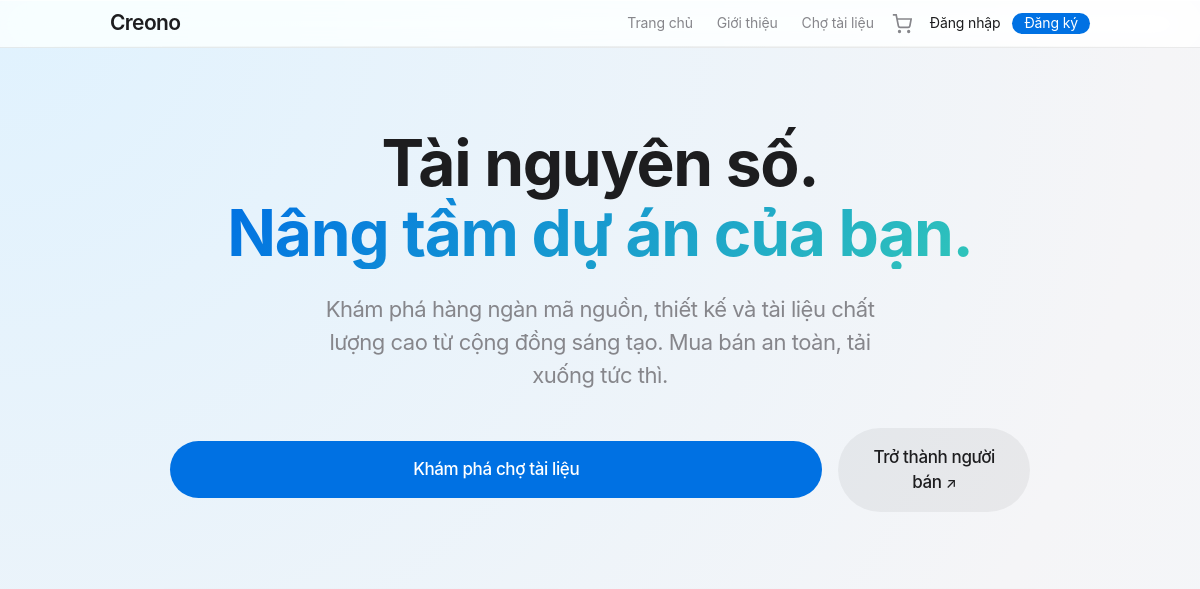
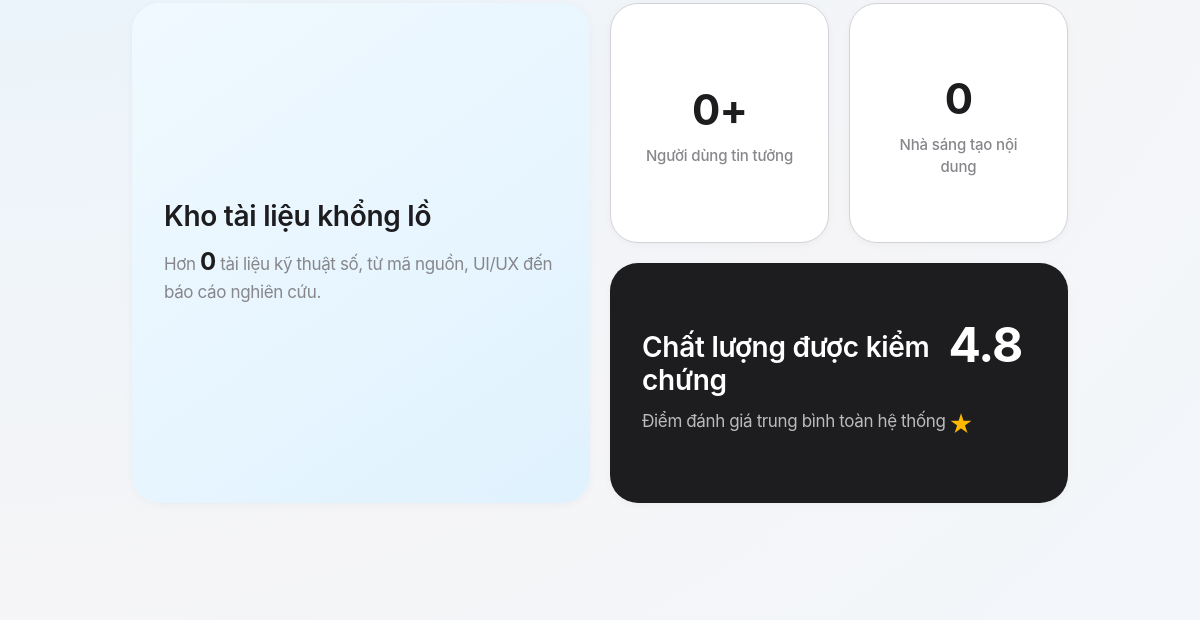
/ (upper part), run on an earlier commit of the app's database (2 pictures, top to bottom).
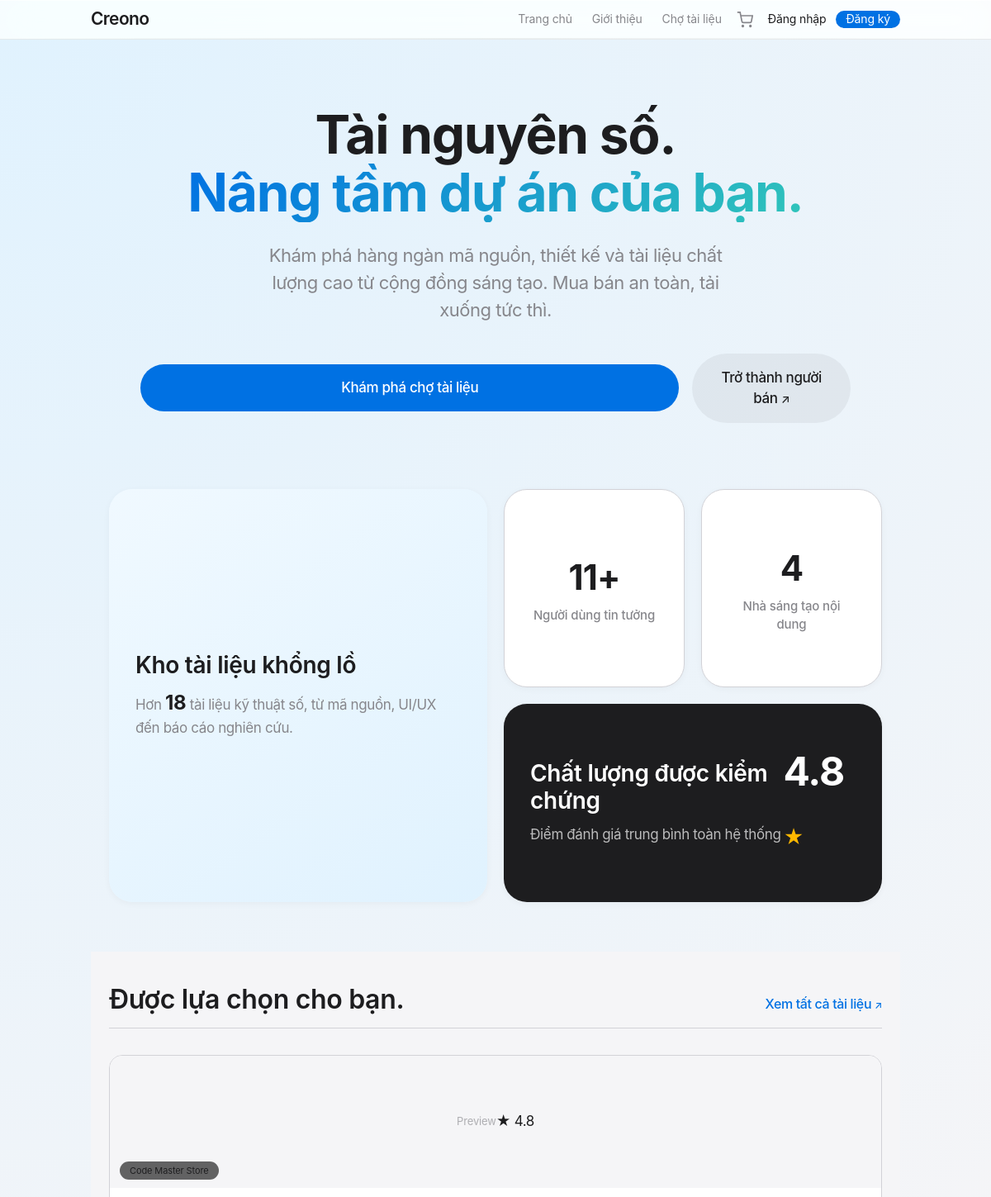
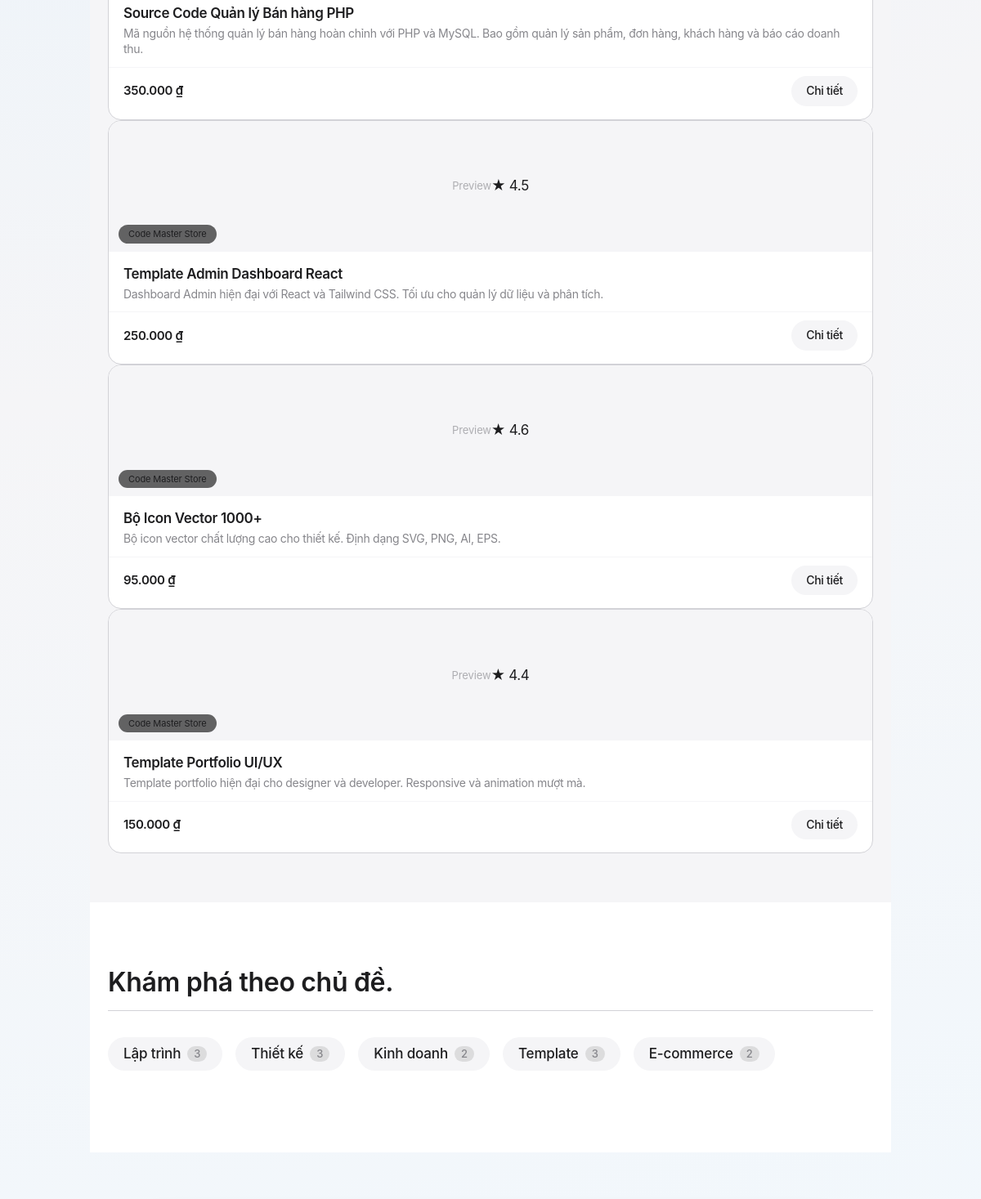
And on a later commit of the database (2 pictures, top to bottom).
### tables this page shows
CREATE TABLE products (
    id BIGINT AUTO_INCREMENT PRIMARY KEY,
    store_id BIGINT NOT NULL,
    category_id BIGINT DEFAULT NULL,
    title VARCHAR(255) NOT NULL,
    description TEXT DEFAULT NULL,
    price DECIMAL(19,4) NOT NULL,
    preview_url VARCHAR(500) DEFAULT NULL,
    rating DECIMAL(3,2) DEFAULT 0.00,
    review_count INT DEFAULT 0,
    download_count INT DEFAULT 0,
    status TINYINT DEFAULT 1 COMMENT '1:Pending, 2:Approved, 3:Rejected',
    deleted_at DATETIME DEFAULT NULL,
    created_at DATETIME DEFAULT CURRENT_TIMESTAMP,
    CONSTRAINT fk_product_store FOREIGN KEY (store_id) REFERENCES stores(id),
    CONSTRAINT fk_product_category FOREIGN KEY (category_id) REFERENCES categories(id) ON DELETE SET NULL
);

CREATE TABLE stores (
    id BIGINT AUTO_INCREMENT PRIMARY KEY,
    user_id BIGINT NOT NULL,
    name VARCHAR(255) NOT NULL,
    status TINYINT DEFAULT 1,
    CONSTRAINT fk_store_user FOREIGN KEY (user_id) REFERENCES users(id)
);

CREATE TABLE categories (
    id BIGINT AUTO_INCREMENT PRIMARY KEY,
    name VARCHAR(100) NOT NULL,
    slug VARCHAR(100) NOT NULL UNIQUE,
    description TEXT DEFAULT NULL,
    sort_order INT DEFAULT 0,
    created_at DATETIME DEFAULT CURRENT_TIMESTAMP
);

### app/Controllers/Pages.php (called while the page is built, shortened)
<?php
class Pages extends Controller
{
    private Product $productModel;
    private Category $categoryModel;
    private Testimonial $testimonialModel;
    private User $userModel;
    public function __construct()
    {
        $this->productModel = $this->model('Product');
        $this->categoryModel = $this->model('Category');
        $this->testimonialModel = $this->model('Testimonial');
        $this->userModel = $this->model('User');
    }
    public function index()
    {
        $featuredProducts = $this->productModel->getProducts();
        $categories = $this->categoryModel->getCategoriesWithProducts();
        $testimonials = $this->testimonialModel->getFeatured(3);
        $stats = [
            'products' => $this->productModel->getTotalProducts(),
            'users' => $this->userModel->getTotalUsers(),
            'sellers' => $this->userModel->getTotalSellers(),
            'rating' => '4.8'
        ];
        $data = [
            'title' => 'Chào mừng đến với Creono',
            'description' => 'Nền tảng mua bán tài liệu số C2C hàng đầu.',
            'featured_products' => $featuredProducts,
            'categories' => $categories,
            'testimonials' => $testimonials,
            'stats' => $stats
        ];
        $this->view('pages/index', $data);
    }
}

### app/Core/App.php (called while the page is built, shortened)
<?php
class App {
    protected $currentController = 'Pages';
    protected $currentMethod = 'index';
    public function __construct() {
        $url = $this->getUrl();
        $controllerPath = '../app/Controllers/';
        if (isset($url[0]) && is_dir($controllerPath . ucwords($url[0])) && isset($url[1]) && file_exists($controllerPath . ucwords($url[0]) . '/' . ucwords($url[1]) . '.php')) {
            $subFolder = ucwords($url[0]);
            $this->currentController = ucwords($url[1]);
            $controllerFile = $controllerPath . $subFolder . '/' . $this->currentController . '.php';
            unset($url[0], $url[1]);
            require_once $controllerFile;
            $this->currentController = new $this->currentController;
            if (isset($url[2])) {
                if (!in_array(strtolower($url[2]), ['view', 'model']) && method_exists($this->currentController, $url[2])) {
                    $this->currentMethod = $url[2];
                    unset($url[2]);
                }
            } else {
                $this->currentMethod = 'index';
            }
        } else {
            if (isset($url[0]) && file_exists($controllerPath . ucwords($url[0]) . '.php')) {
                $this->currentController = ucwords($url[0]);
                unset($url[0]);
            }
            $this->currentController = new $this->currentController;
            if (isset($url[1])) {
                if (!in_array(strtolower($url[1]), ['view', 'model']) && method_exists($this->currentController, $url[1])) {
                    $this->currentMethod = $url[1];
                    unset($url[1]);
                }
            }
        }
        $this->params = $url ? array_values($url) : [];
        call_user_func_array([$this->currentController, $this->currentMethod], $this->params);
    }
    public function getUrl() {
        return ['Pages', 'index'];
    }
}

### public/index.php (called while the page is built, shortened)
<?php
require_once '../app/Core/Database.php';
require_once '../app/Core/BaseModel.php';
require_once '../app/Core/Controller.php';
require_once '../app/Core/App.php';
$init = new App();

### app/Core/Database.php (called while the page is built, shortened)
<?php
class Database {
    private $host = DB_HOST;
    private $user = DB_USER;
    private $pass = DB_PASS;
    private $dbname = DB_NAME;
    private $dbh;
    private $stmt;
    public function __construct() {
        $dsn = 'mysql:host=' . $this->host . ';dbname=' . $this->dbname . ';charset=utf8mb4';
        $options = array(
            PDO::ATTR_PERSISTENT => true,
            PDO::ATTR_ERRMODE => PDO::ERRMODE_EXCEPTION,
            PDO::ATTR_DEFAULT_FETCH_MODE => PDO::FETCH_OBJ
        );
        try {
            $this->dbh = new PDO($dsn, $this->user, $this->pass, $options);
        } catch (PDOException $e) {
            $this->error = $e->getMessage();
            die("Lỗi kết nối DB: " . $this->error);
        }
    }
    public function query($sql) {
        $this->stmt = $this->dbh->prepare($sql);
    }
    public function bind($param, $value, $type = null) {
        if (is_null($type)) {
            switch (true) {
                case is_int($value):
                    $type = PDO::PARAM_INT;
                    break;
            }
        }
        $this->stmt->bindValue($param, $value, $type);
    }
    public function execute() {
        return $this->stmt->execute();
    }
    public function resultSet() {
        $this->execute();
        return $this->stmt->fetchAll();
    }
    public function single() {
        $this->execute();
        return $this->stmt->fetch();
    }
}

### app/Models/Product.php (called while the page is built, shortened)
<?php
class Product extends BaseModel
{
    protected string $table = 'products';
    public function getProducts(
        string $search = '',
        int $categoryId = 0,
        string $sort = 'newest'
    ): array {
        $sql = "SELECT p.*,
                   u.name AS seller_name,
                   c.name AS category_name,
                   c.slug AS category_slug,
                   s.name AS store_name,
                   s.slug AS store_slug
            FROM products p
            JOIN stores s ON p.store_id = s.id
            JOIN users u ON s.user_id = u.id
            LEFT JOIN categories c ON p.category_id = c.id
            WHERE p.status = 2 AND p.deleted_at IS NULL";
        $params = [];
        $sql .= match ($sort) {
            'price_asc'  => " ORDER BY p.price ASC",
            'price_desc' => " ORDER BY p.price DESC",
            'popular'    => " ORDER BY p.download_count DESC",
            'rating'     => " ORDER BY p.rating DESC, p.review_count DESC",
            default      => " ORDER BY p.created_at DESC"
        };
        $this->db->query($sql);
        return $this->db->resultSet();
    }
    public function getTotalProducts(): int
    {
        $this->db->query("SELECT COUNT(*) as total FROM {$this->table} WHERE status = 2 AND deleted_at IS NULL");
        $result = $this->db->single();
        return $result ? (int) $result->total : 0;
    }
}

### app/Core/BaseModel.php (called while the page is built, shortened)
<?php
class BaseModel {
    public function __construct() {
        $this->db = new Database();
    }
}

### app/Models/Category.php (called while the page is built, shortened)
<?php
class Category extends BaseModel {
    protected string $table = 'categories';
    public function getCategoriesWithProducts(): array {
        $this->db->query("
            SELECT DISTINCT c.*, COUNT(p.id) as product_count
            FROM {$this->table} c
            LEFT JOIN products p ON p.category_id = c.id AND p.status = 2
            WHERE p.id IS NOT NULL
            GROUP BY c.id
            ORDER BY c.sort_order ASC
        ");
        return $this->db->resultSet();
    }
}

### app/Views/pages/index.php (the view, shortened to what the changed rows need)
<?php require APPROOT . '/Views/inc/header.php'; ?>
<section class="hero-section text-center">
    <div class="container">
        <div class="hero-content">
            <h1 class="hero-title">
                Tài nguyên số.<br>
                <span class="text-gradient">Nâng tầm dự án của bạn.</span>
            </h1>
            <p class="hero-desc">
                Khám phá hàng ngàn mã nguồn, thiết kế và tài liệu chất lượng cao từ cộng đồng sáng tạo. Mua bán an toàn, tải xuống tức thì.
            </p>
            <div class="hero-buttons">
                <a href="<?php echo URLROOT; ?>/products/index" class="btn btn-hero">Khám phá chợ tài liệu</a>
                <a href="<?php echo URLROOT; ?>/users/register" class="btn btn-outline btn-hero" style="border-color: transparent; background: rgba(0,0,0,0.05); color: var(--apple-black);">Trở thành người bán <span style="font-size: 14px;">↗</span></a>
            </div>
        </div>
    </div>
</section>
<section class="bento-section">
    <div class="container">
        <div class="bento-grid">
            <div class="bento-box bento-large bento-gradient-1">
                <div class="bento-content">
                    <h3 class="bento-title">Kho tài liệu khổng lồ</h3>
                    <p class="bento-text">Hơn <strong><?php echo number_format($data['stats']['products']); ?></strong> tài liệu kỹ thuật số, từ mã nguồn, UI/UX đến báo cáo nghiên cứu.</p>
                </div>
            </div>
            <div class="bento-box bento-medium">
                <div class="bento-content text-center">
                    <span class="stat-number"><?php echo number_format($data['stats']['users']); ?>+</span>
                    <span class="stat-label">Người dùng tin tưởng</span>
                </div>
            </div>
            <div class="bento-box bento-medium">
                <div class="bento-content text-center">
                    <span class="stat-number"><?php echo number_format($data['stats']['sellers']); ?></span>
                    <span class="stat-label">Nhà sáng tạo nội dung</span>
                </div>
            </div>
            <div class="bento-box bento-wide bento-dark">
                <div class="bento-content">
                    <div style="display: flex; justify-content: space-between; align-items: center;">
                        <div>
                            <h3 class="bento-title" style="color: #fff;">Chất lượng được kiểm chứng</h3>
                            <p class="bento-text" style="color: rgba(255,255,255,0.7);">Điểm đánh giá trung bình toàn hệ thống</p>
                        </div>
                        <div class="stat-number" style="color: #fff; font-size: 48px;">
                            <?php echo $data['stats']['rating']; ?> <span style="font-size: 24px; color: #ffb800;">★</span>
                        </div>
                    </div>
                </div>
            </div>
        </div>
    </div>
</section>
<?php if(!empty($data['featured_products'])) : ?>
<section class="featured-section">
    <div class="container">
        <div class="section-header">
            <h2>Được lựa chọn cho bạn.</h2>
            <a href="<?php echo URLROOT; ?>/products/index" class="view-all">Xem tất cả tài liệu <span style="font-size: 12px;">↗</span></a>
        </div>
        <div class="product-grid-home">
            <?php
            $count = 0;
            foreach($data['featured_products'] as $product) :
                if($count++ >= 4) break;
            ?>
                <div class="product-card interactive-hover">
                    <div class="product-image-wrapper">
                        <div class="product-placeholder">Preview</div>
                        <?php if (!empty($product->store_slug)): ?>
                            <a href="<?php echo URLROOT; ?>/storefront/<?php echo $product->store_slug; ?>" class="product-badge" style="text-decoration: none; color: inherit;">
                                <?php echo htmlspecialchars($product->store_name); ?>
                            </a>
                        <?php else: ?>
                            <span class="product-badge" style="text-decoration: none; color: inherit;">
                                <?php echo htmlspecialchars($product->store_name); ?>
                            </span>
                        <?php endif; ?>
                        <?php if($product->rating > 0) : ?>
                            <span class="product-rating">
                                ★ <?php echo number_format($product->rating, 1); ?>
                            </span>
                        <?php endif; ?>
                    </div>
                    <div class="product-content">
                        <h3 class="product-title"><?php echo htmlspecialchars($product->title); ?></h3>
                        <p class="product-desc"><?php echo htmlspecialchars($product->description ?? 'Tài liệu số chất lượng cao được kiểm duyệt trên Creono.'); ?></p>
                    </div>
                    <div class="product-footer">
                        <span class="product-price"><?php echo number_format($product->price, 0, ',', '.'); ?> ₫</span>
                        <a href="<?php echo URLROOT; ?>/products/detail/<?php echo $product->id; ?>" class="btn btn-outline" style="border: none; background: var(--apple-gray-bg); color: var(--apple-black); font-weight: 500;">Chi tiết</a>
                    </div>
                </div>
            <?php endforeach; ?>
        </div>
    </div>
</section>
<?php endif; ?>
<?php if(!empty($data['categories'])) : ?>
<section class="categories-section" style="background: #fff; padding: 80px 0;">
    <div class="container">
        <div class="section-header" style="text-align: left; margin-bottom: 32px;">
            <h2>Khám phá theo chủ đề.</h2>
        </div>
        <div class="categories-scroll">
            <div class="categories-flex">
                <?php foreach($data['categories'] as $category) : ?>
                    <a href="<?php echo URLROOT; ?>/products/index?category=<?php echo $category->slug; ?>" class="category-pill">
                        <span class="category-name"><?php echo htmlspecialchars($category->name); ?></span>
                        <span class="category-count"><?php echo $category->product_count; ?></span>
                    </a>
                <?php endforeach; ?>
            </div>
        </div>
    </div>
</section>
<?php endif; ?>
<section class="cta-section">
</section>
<?php require APPROOT . '/Views/inc/footer.php'; ?>

What changed in the data, as far as the page shows it:
added products: store.name "Code Master Store", rating "4.8", title "Source Code Quản lý Bán hàng PHP", description "Mã nguồn hệ thống quản lý bán hàng hoàn chỉnh với PHP và MySQL. Bao gồm quản lý sản phẩm, đơn hàng, khách hàng và báo cáo doanh thu.", price "350.000"
added products: store.name "Code Master Store", rating "4.5", title "Template Admin Dashboard React", description "Dashboard Admin hiện đại với React và Tailwind CSS. Tối ưu cho quản lý dữ liệu và phân tích.", price "250.000"
added products: store.name "Code Master Store", rating "4.6", title "Bộ Icon Vector 1000+", description "Bộ icon vector chất lượng cao cho thiết kế. Định dạng SVG, PNG, AI, EPS.", price "95.000"
added products: store.name "Code Master Store", rating "4.4", title "Template Portfolio UI/UX", description "Template portfolio hiện đại cho designer và developer. Responsive và animation mượt mà.", price "150.000"
added categories: name "Lập trình", product_count "3"
added categories: name "Thiết kế", product_count "3"
added categories: name "Kinh doanh", product_count "2"
added categories: name "Template", product_count "3"
added categories: name "E-commerce", product_count "2"
Also different on the page:
$data['stats']['products']: "0" → "18"
$data['stats']['users']: "0" → "11"
$data['stats']['sellers']: "0" → "4"
text now shown: "Được lựa chọn cho bạn. Xem tất cả tài liệu ↗ Khám phá theo chủ đề."
